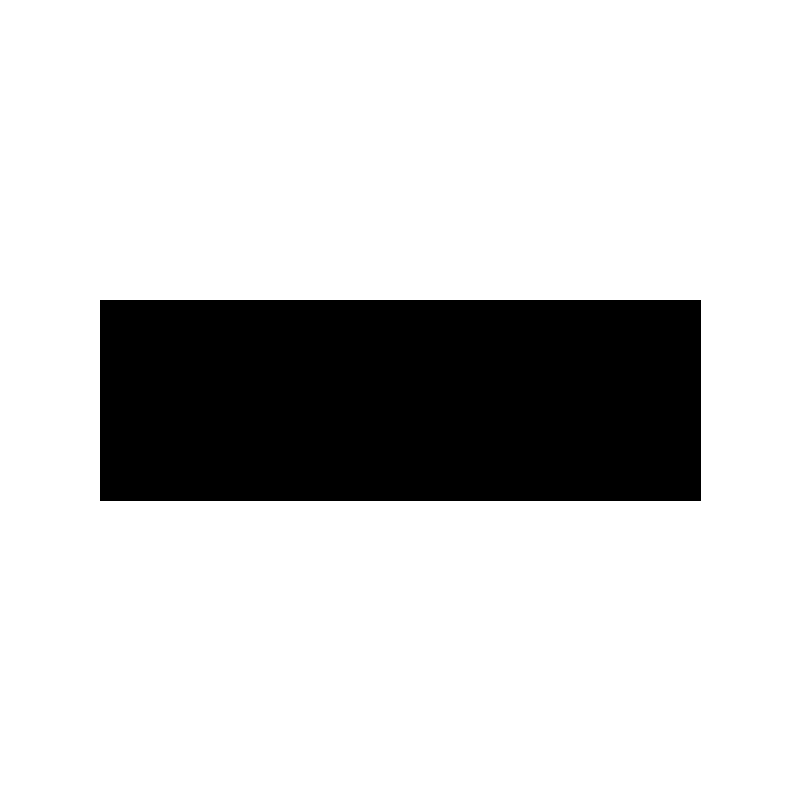
Frame 1 (no input)
Frame 60 (the mouse pressed at the canvas centre just before this capture): identical to frame 1, image omitted
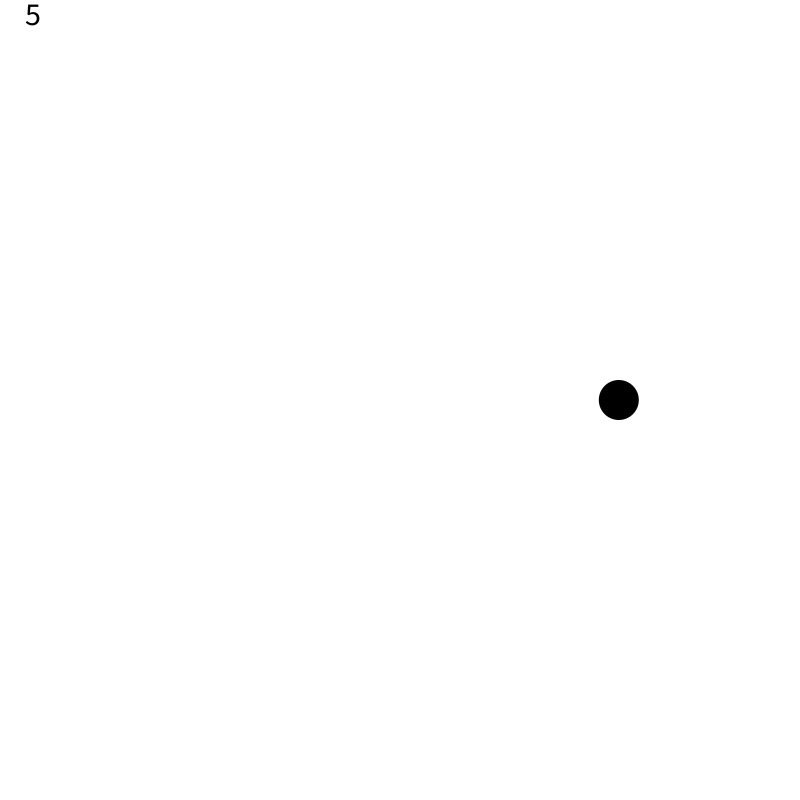
Frame 120 (the mouse held since frame 60 and released just before this capture)

The Processing sketch that drew these frames (run headless with seeded random() and noise(); from frame 60 on, the mouse is pressed at the canvas centre):

// Processing sketch: boucingBallDemo
// ── boucingBallDemo.pde
//clickable button demo
// for Shao
// Sept 20, 2017

//globals
float buttonX, buttonY, buttonWidth, buttonHeight,ballX,ballY,ballSize, dxBall,dyBall;
float buttonTop, buttonBottom, buttonLeftSide, buttonRightSide;
int ballCounter,state;

void setup() {
  size(800, 800);
  state = 0;
  ballCounter =0;
  //declare where the button should be
  buttonX = 100;
  buttonY = 300;
  buttonWidth = 600;
  buttonHeight = 200;

  //calculate sides of button
  buttonTop = buttonY;
  buttonBottom = buttonY + buttonHeight;
  buttonLeftSide = buttonX;
  buttonRightSide = buttonX + buttonWidth;
  
  //set ball values
  ballX = width/2;
  ballY = height/2;
  ballSize = 40;
  dxBall = random(30,40);
  dyBall = random(25,30); 
}

void draw() {
  background(255);
  if (state == 0) {// start screen
    displayButton();
  
  } 
  else if (state == 1) { // boucing ball stuff
    bounceBall();
    checkIfGameDone();
  }
  else if (state == 2) { // END STUFF  
  endingScreen();
    
  }
}
void endingScreen() {
  textAlign(CENTER, CENTER);
  textSize(50);
  text("game Over",width/2,height/2);
  textSize(18);
  text("press any to reset",width/2,height/2+ 75);
}

void checkIfGameDone() {
  if (ballCounter >=10) {
    state = 2;
  }
}
void bounceBall() {
  //move the ball
  
  ballX += dxBall; 
  ballY += dyBall;
  
  bounceIfRequired();
  textSize(32);
  text(ballCounter,25,25);
  
  noStroke();
  ellipse(ballX,ballY, ballSize,ballSize);
  
  }
boolean mouseIsOnButton() {
  return ((mouseX > buttonLeftSide) &&
    (mouseX < buttonRightSide) &&
    (mouseY > buttonTop) &&
    (mouseY < buttonBottom));
}
void bounceIfRequired() {
  if ((ballX > width - ballSize/2) ||  (ballX < 0 + ballSize/2)) {
      dxBall *= -1;
      ballCounter ++;
  
}
  if ((ballY > height - ballSize/2) ||  (ballY < 0 + ballSize/2)) {
    dyBall *= -1;
    ballCounter++;
  }


}

void displayButton() {
  if (mouseIsOnButton() ) {
    fill(255, 0, 0);
  } else {
    fill(0);
  }
  rect(buttonX, buttonY, buttonWidth, buttonHeight);
}

void mousePressed() {
  if (mouseIsOnButton()) {
    background(255);
    state = 1;
  }
}

void keyPressed() {
  if (state ==2) {
  state = 0;
  ballCounter = 0;
}
}
